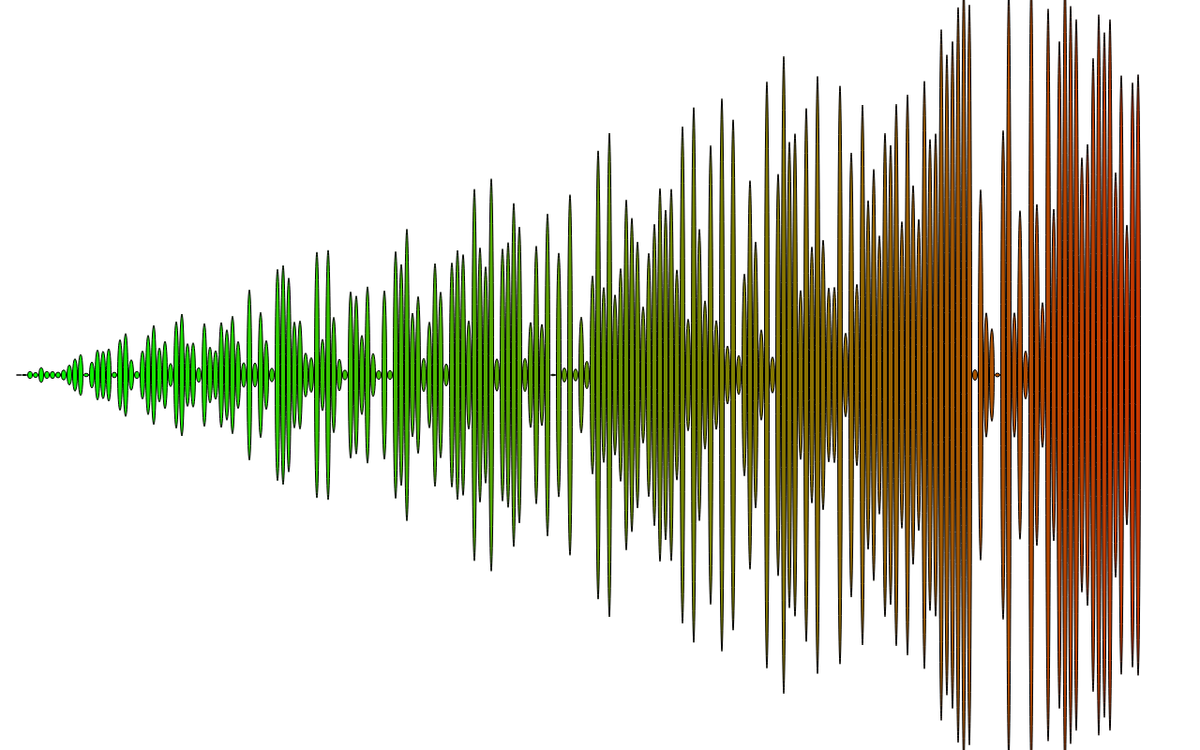
Frame 1 (no input)
Frame 60 (no input): identical to frame 1, image omitted
Frame 120 (the mouse pressed at the canvas centre since frame 60): identical to frame 1, image omitted

The p5.js sketch that drew this single still picture (run headless with seeded random() and noise() and a simulated clock; from frame 60 on, the mouse is pressed at the canvas centre):

// p5.js sketch
// ── sketch.js
function setup() {
  createCanvas(1280, 800);
  
  var n = 200;
  
  // i++ is the same as i+=1 is the same as i=i+1
  
  for (var i=0; i<n; i++) {
    
    // to make things that increment with the loop, or
    // are functionally dependent on i:
    
    // let our x variable (the center point of the ellipse to be drawn)
    // increment by 6 with each iteration of the loop
    var x = 20 + 6 * i;
    
    // let the radius of the ellipse we draw be a random number between
    // 0 and i * 5.  so each iteration of the loop, the maximum bound of the
    // random radius is increased by 5
    var rad = random(i * 5);
    
    // let the color be also dependent on i.  
    // let's make it a shade of red
    var r = i;
    fill(r, 255-i, 0);
    
    // draw the ellipse
    ellipse(x, 400, 5, rad);
    
  }
  
}

function draw() {
  
}
